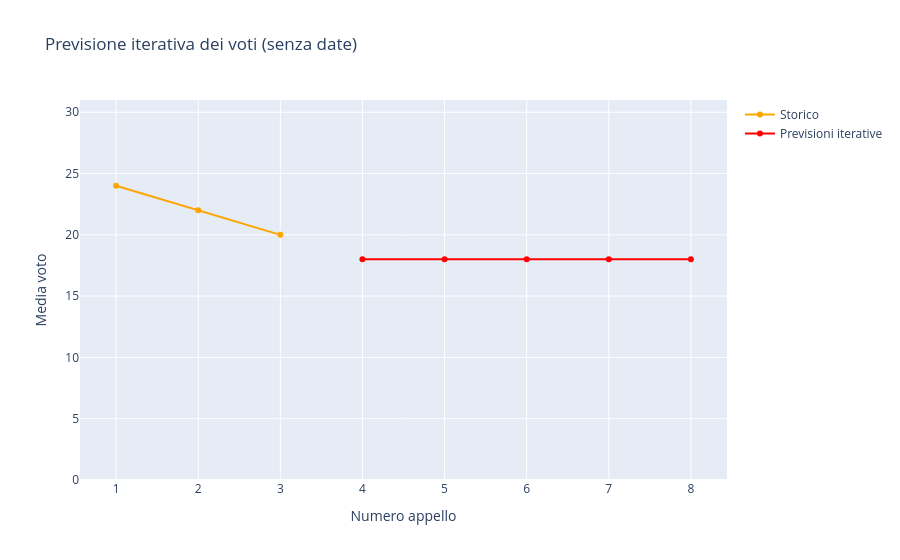
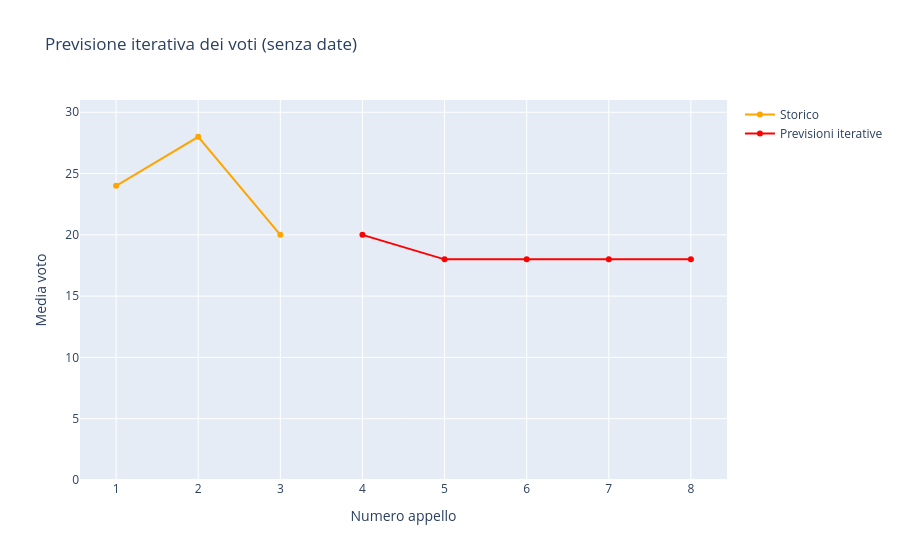

Notebook code cell kept with these figures, in order:
### Code cell
import numpy as np
import pandas as pd
from sklearn.linear_model import LinearRegression
import plotly.graph_objects as go

def previsione_iterativa_senza_date(voti_reali, n_future):
    """
    voti_reali: lista di voti reali, es. [24, 22, 20]
    n_future: quanti punti prevedere
    """

    voti_reali = list(voti_reali)
    storico_x = list(range(1, len(voti_reali) + 1))
    storico_y = voti_reali.copy()

    # dataset corrente
    current_x = np.array(storico_x).reshape(-1, 1)
    current_y = np.array(storico_y, dtype=float)

    future_x = []
    future_y = []

    for i in range(n_future):
        # regressione lineare aggiornata
        model = LinearRegression()
        model.fit(current_x, current_y)

        # prossimo punto X
        next_x = current_x.max() + 1

        # predizione
        next_y = model.predict([[next_x]])[0]

        # limiti realistici
        next_y = float(np.clip(next_y, 18, 31))

        # salva
        future_x.append(next_x)
        future_y.append(next_y)

        # aggiorna dataset
        current_x = np.append(current_x, [[next_x]], axis=0)
        current_y = np.append(current_y, next_y)

    # grafico
    fig = go.Figure()

    fig.add_trace(go.Scatter(
        x=storico_x,
        y=storico_y,
        mode="lines+markers",
        name="Storico",
        line=dict(color="orange")
    ))

    fig.add_trace(go.Scatter(
        x=future_x,
        y=future_y,
        mode="lines+markers",
        name="Previsioni iterative",
        line=dict(color="red")
    ))

    fig.update_layout(
        title="Previsione iterativa dei voti (senza date)",
        xaxis_title="Numero appello",
        yaxis_title="Media voto",
        yaxis=dict(range=[0, 31])
    )

    fig.show()

    return future_x, future_y
previsione_iterativa_senza_date([24, 22, 20], n_future=5)
print(previsione_iterativa_senza_date([24, 28, 20], n_future=5))

### Figure 1 — Plotly figure (JSON) as saved in the notebook; plotly's stock layout.template omitted (floating-point values rounded to 4 significant figures)
{"data": [{"line": {"color": "orange"}, "mode": "lines+markers", "name": "Storico", "type": "scatter", "x": [1, 2, 3], "y": [24, 22, 20]}, {"line": {"color": "red"}, "mode": "lines+markers", "name": "Previsioni iterative", "type": "scatter", "x": [4, 5, 6, 7, 8], "y": [18, 18, 18, 18, 18]}], "layout": {"title": {"text": "Previsione iterativa dei voti (senza date)"}, "xaxis": {"title": {"text": "Numero appello"}}, "yaxis": {"range": [0, 31], "title": {"text": "Media voto"}}}}

### Figure 2 — Plotly figure (JSON) as saved in the notebook; plotly's stock layout.template omitted (floating-point values rounded to 4 significant figures)
{"data": [{"line": {"color": "orange"}, "mode": "lines+markers", "name": "Storico", "type": "scatter", "x": [1, 2, 3], "y": [24, 28, 20]}, {"line": {"color": "red"}, "mode": "lines+markers", "name": "Previsioni iterative", "type": "scatter", "x": [4, 5, 6, 7, 8], "y": [20, 18, 18, 18, 18]}], "layout": {"title": {"text": "Previsione iterativa dei voti (senza date)"}, "xaxis": {"title": {"text": "Numero appello"}}, "yaxis": {"range": [0, 31], "title": {"text": "Media voto"}}}}
